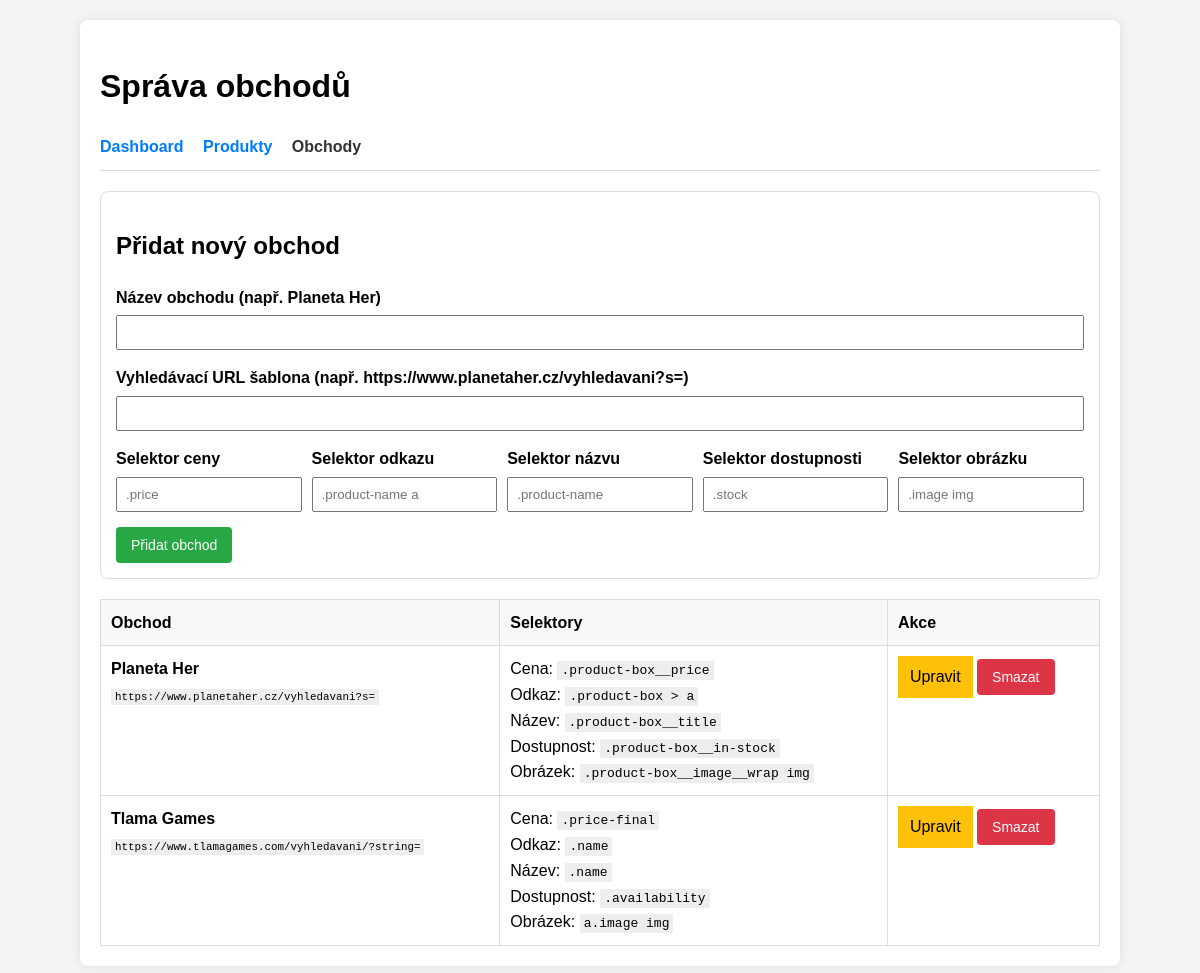
The page /admin_stores.php (signed in) on the database as committed earlier.
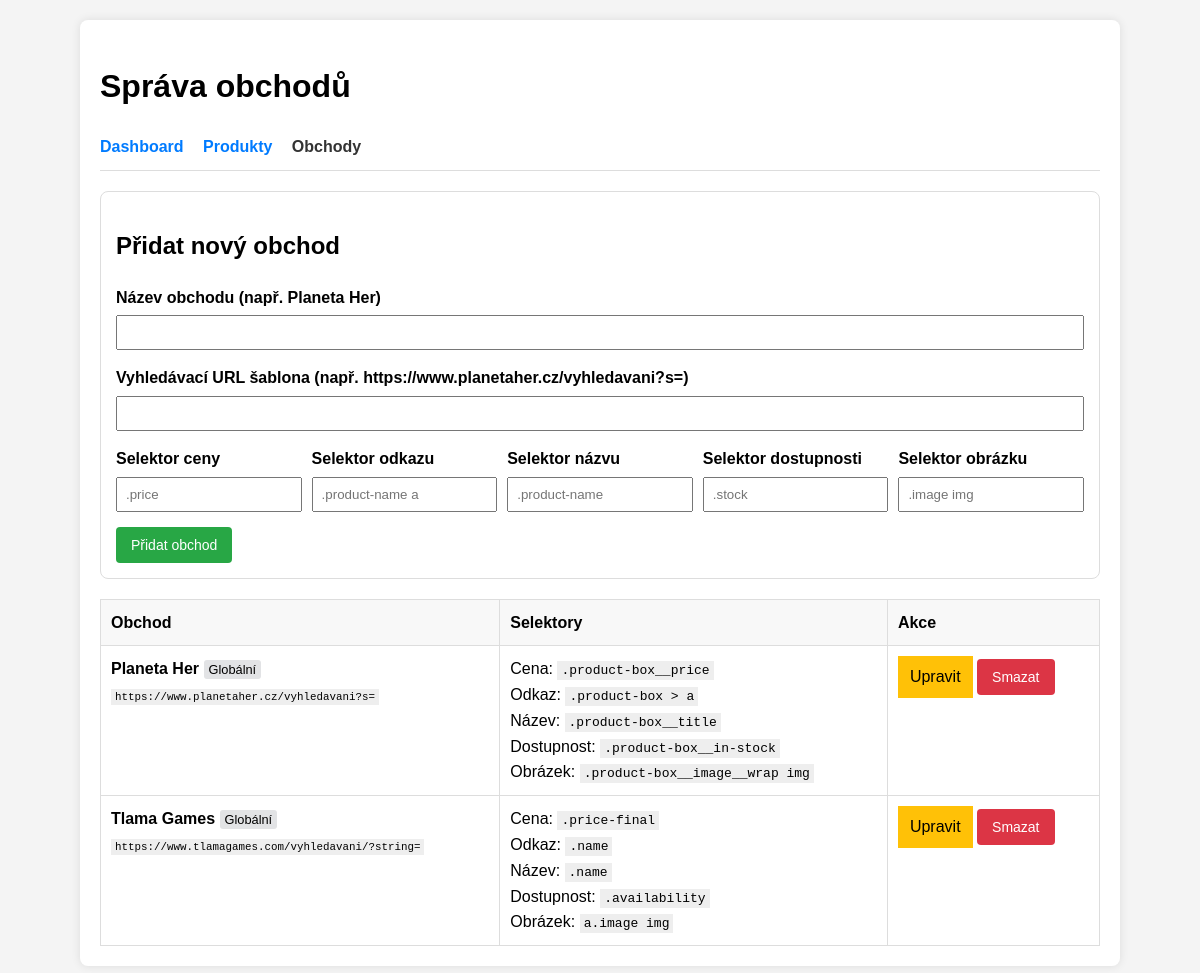
The same page on the database as committed later.
### tables this page shows
CREATE TABLE stores (
    id INTEGER PRIMARY KEY AUTOINCREMENT,
    user_id INTEGER NOT NULL,
    name TEXT NOT NULL,
    search_url_template TEXT NOT NULL,
    price_selector TEXT NOT NULL,
    link_selector TEXT NOT NULL,
    title_selector TEXT NOT NULL, availability_selector TEXT, image_selector TEXT,
    FOREIGN KEY (user_id) REFERENCES users(id)
);

### db.php (called while the page is built, shortened)
<?php
function getStores($db, $userId) {
    $stmt = $db->prepare("SELECT * FROM stores WHERE user_id = ? OR user_id = 0 ORDER BY user_id ASC, name ASC");
    $stmt->execute([$userId]);
    return $stmt->fetchAll(PDO::FETCH_ASSOC);
}

### admin_stores.php (the view, shortened to what this page needs)
<?php
require_once 'db.php';
$userId = $_SESSION['user_id'];
$editStore = null;
$stores = getStores($db, $userId);
?>
<!DOCTYPE html>
<html lang="cs">
<head>
</head>
<body>
    <div class="container">
        <h1>Správa obchodů</h1>
        <nav>
            <a href="index.php">Dashboard</a>
            <a href="admin_products.php">Produkty</a>
            <a href="admin_stores.php" style="color:#333">Obchody</a>
        </nav>
        <div class="card">
            <h2><?php echo $editStore ? 'Upravit obchod' : 'Přidat nový obchod'; ?></h2>
            <form method="POST">
                <div class="form-group">
                    <label>Název obchodu (např. Planeta Her)</label>
                    <input type="text" name="name" value="<?php echo htmlspecialchars($editStore['name'] ?? ''); ?>" required>
                </div>
                <div class="form-group">
                    <label>Vyhledávací URL šablona (např. https://www.planetaher.cz/vyhledavani?s=)</label>
                    <input type="url" name="search_url_template" value="<?php echo htmlspecialchars($editStore['search_url_template'] ?? ''); ?>" required>
                </div>
                <div style="display:flex; gap:10px;">
                    <div class="form-group" style="flex:1">
                        <label>Selektor ceny</label>
                        <input type="text" name="price_selector" value="<?php echo htmlspecialchars($editStore['price_selector'] ?? ''); ?>" placeholder=".price" required>
                    </div>
                    <div class="form-group" style="flex:1">
                        <label>Selektor odkazu</label>
                        <input type="text" name="link_selector" value="<?php echo htmlspecialchars($editStore['link_selector'] ?? ''); ?>" placeholder=".product-name a" required>
                    </div>
                    <div class="form-group" style="flex:1">
                        <label>Selektor názvu</label>
                        <input type="text" name="title_selector" value="<?php echo htmlspecialchars($editStore['title_selector'] ?? ''); ?>" placeholder=".product-name" required>
                    </div>
                    <div class="form-group" style="flex:1">
                        <label>Selektor dostupnosti</label>
                        <input type="text" name="availability_selector" value="<?php echo htmlspecialchars($editStore['availability_selector'] ?? ''); ?>" placeholder=".stock">
                    </div>
                    <div class="form-group" style="flex:1">
                        <label>Selektor obrázku</label>
                        <input type="text" name="image_selector" value="<?php echo htmlspecialchars($editStore['image_selector'] ?? ''); ?>" placeholder=".image img">
                    </div>
                </div>
                <button type="submit" class="btn-primary"><?php echo $editStore ? 'Uložit změny' : 'Přidat obchod'; ?></button>
            </form>
        </div>
        <table>
            <thead>
                <tr>
                    <th>Obchod</th>
                    <th>Selektory</th>
                    <th>Akce</th>
                </tr>
            </thead>
            <tbody>
                <?php foreach ($stores as $s): ?>
                <tr>
                    <td>
                        <strong><?php echo htmlspecialchars($s['name']); ?></strong>
                        <?php if ($s['user_id'] == 0): ?><span style="background: #e2e3e5; padding: 2px 5px; font-size: 0.8em; border-radius: 3px;">Globální</span><?php endif; ?><br>
                        <small><code><?php echo htmlspecialchars($s['search_url_template']); ?></code></small>
                    </td>
                    <td>
                        Cena: <code><?php echo htmlspecialchars($s['price_selector']); ?></code><br>
                        Odkaz: <code><?php echo htmlspecialchars($s['link_selector']); ?></code><br>
                        Název: <code><?php echo htmlspecialchars($s['title_selector']); ?></code><br>
                        Dostupnost: <code><?php echo htmlspecialchars($s['availability_selector']); ?></code><br>
                        Obrázek: <code><?php echo htmlspecialchars($s['image_selector']); ?></code>
                    </td>
                    <td>
                        <a href="admin_stores.php?edit=<?php echo $s['id']; ?>" class="btn-warning">Upravit</a>
                        <form method="POST" style="display:inline;" onsubmit="return confirm('Smazat obchod a všechny jeho výsledky?');">
                            <button type="submit" class="btn-danger">Smazat</button>
                        </form>
                    </td>
                </tr>
                <?php endforeach; ?>
            </tbody>
        </table>
    </div>
</body>
</html>

### admin_stores.php (style rules this page uses)
body { font-family: sans-serif; line-height: 1.6; margin: 20px; background: #f4f4f4; }
.container { max-width: 1000px; margin: auto; background: #fff; padding: 20px; border-radius: 8px; box-shadow: 0 0 10px rgba(0,0,0,0.1); }
.form-group { margin-bottom: 15px; }
label { display: block; font-weight: bold; margin-bottom: 5px; }
input[type="text"], input[type="url"] { width: 100%; padding: 8px; box-sizing: border-box; }
button { padding: 10px 15px; border: none; border-radius: 4px; cursor: pointer; font-size: 14px; }
.btn-primary { background: #28a745; color: #fff; }
.btn-danger { background: #dc3545; color: #fff; }
.btn-warning { background: #ffc107; color: #000; text-decoration: none; padding: 8px 12px; display: inline-block; }
nav { margin-bottom: 20px; border-bottom: 1px solid #ddd; padding-bottom: 10px; }
nav a { margin-right: 15px; text-decoration: none; color: #007bff; font-weight: bold; }
table { width: 100%; border-collapse: collapse; margin-top: 20px; }
th, td { padding: 10px; border: 1px solid #ddd; text-align: left; vertical-align: top; }
th { background: #f8f8f8; }
.card { border: 1px solid #ddd; padding: 15px; border-radius: 8px; margin-bottom: 20px; }
code { background: #eee; padding: 2px 4px; }

Rows that differ between the two databases and show on the page:
changed stores "Planeta Her": now shows "Globální"
changed stores "Tlama Games": now shows "Globální"
